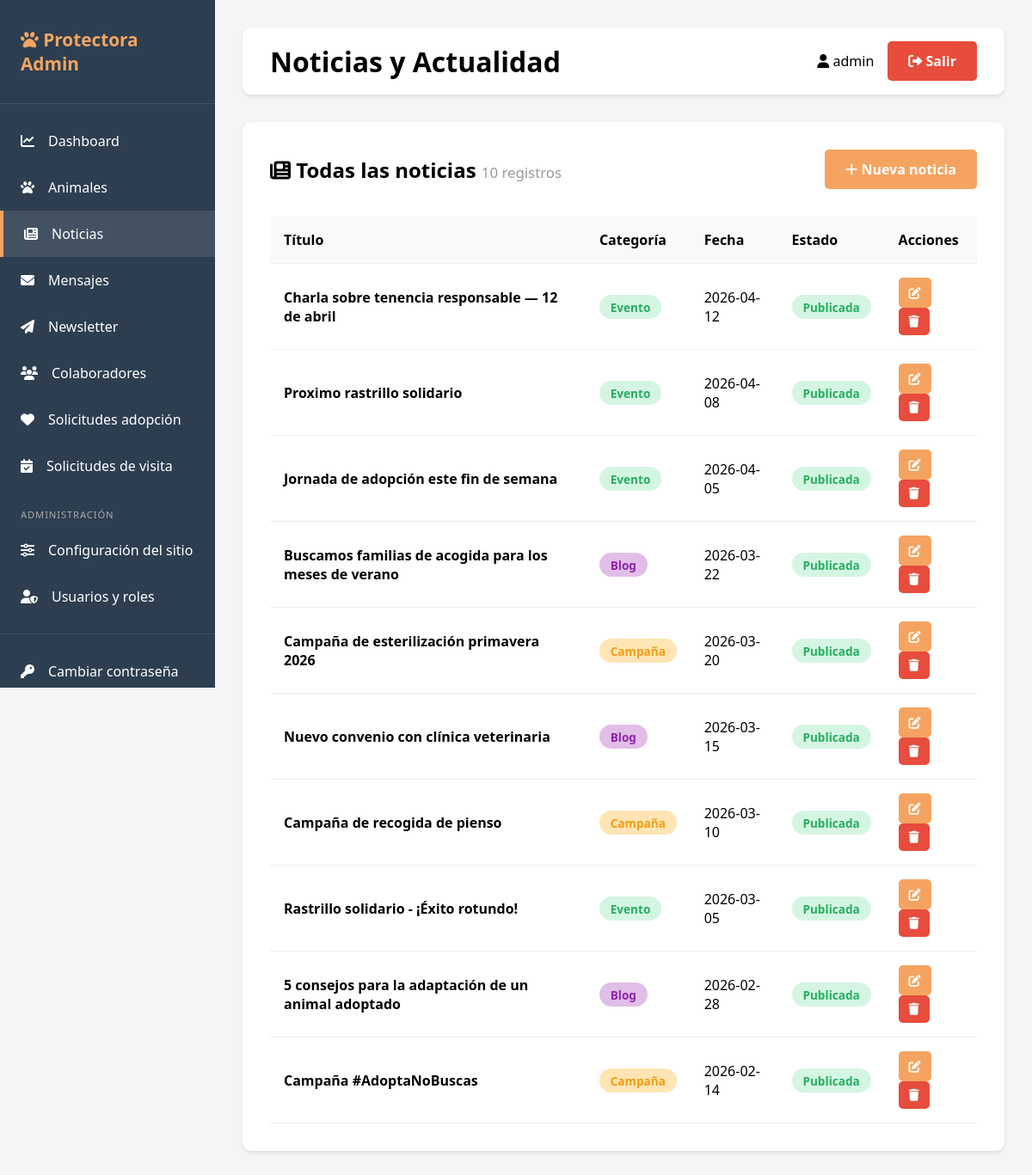
The page /admin/news (signed in) on the database its author committed.
### tables this page shows
CREATE TABLE news (
                id INTEGER PRIMARY KEY AUTOINCREMENT,
                title TEXT NOT NULL,
                category TEXT,
                content TEXT,
                excerpt TEXT,
                image TEXT,
                date TEXT,
                published BOOLEAN DEFAULT 1,
                created_at TIMESTAMP DEFAULT CURRENT_TIMESTAMP,
                updated_at TIMESTAMP DEFAULT CURRENT_TIMESTAMP
            );

### app.py (the view, shortened to what this page needs)
@app.route('/admin/news')
@login_required
def list_news():
    db = get_db()
    params = get_pagination_params()
    placeholder = get_placeholder()
    category_filter = request.args.get('category', '')
    published_filter = request.args.get('published', '')
    base_query = 'SELECT * FROM news'
    count_query = 'SELECT COUNT(*) as count FROM news'
    query_params = []
    where_clauses = []
    if category_filter:
        where_clauses.append(f'category = {placeholder}')
        query_params.append(category_filter)
    if published_filter:
        where_clauses.append(f'published = {placeholder}')
        query_params.append(int(published_filter))
    if where_clauses:
        where_clause = ' WHERE ' + ' AND '.join(where_clauses)
        base_query += where_clause
        count_query += where_clause
    search_columns = ['title', 'excerpt', 'content', 'category']
    allowed_sort_columns = ['id', 'title', 'category', 'date', 'published', 'created_at']
    data_query, search_params = build_query_with_filters(
        base_query,
        search_columns,
        params['search'],
        allowed_sort_columns,
        params['sort_by'],
        params['sort_order'],
        default_sort='date'
    )
    all_params = query_params + search_params
    result = paginate_query(
        db,
        count_query,
        data_query,
        query_params + search_params,
        all_params.copy(),
        params['page'],
        params['per_page']
    )
    return render_template('news.html',
                           news=result['items'],
                           page=result['page'],
                           per_page=result['per_page'],
                           total_pages=result['total_pages'],
                           total=result['total'],
                           sort_by=params['sort_by'],
                           sort_order=params['sort_order'],
                           search=params['search'],
                           category_filter=category_filter,
                           published_filter=published_filter)

### app.py (called while the page is built, shortened)
def generate_csrf_token():
    if '_csrf_token' not in session:
        session['_csrf_token'] = secrets.token_hex(32)
    return session['_csrf_token']

def get_placeholder():
    return '%s' if USE_POSTGRES else '?'

def get_db():
    if USE_POSTGRES:
        conn = psycopg2.connect(DATABASE_URL)
        conn.cursor_factory = psycopg2.extras.RealDictCursor
        return DatabaseWrapper(conn, is_postgres=True)
    else:
        conn = sqlite3.connect(DATABASE)
        conn.row_factory = sqlite3.Row
        return DatabaseWrapper(conn, is_postgres=False)

def login_required(f):
    @wraps(f)
    def decorated_function(*args, **kwargs):
        if 'user_id' not in session:
            return redirect(url_for('login'))
        return f(*args, **kwargs)
    return decorated_function

def get_pagination_params():
    page = max(1, request.args.get('page', 1, type=int))
    per_page = request.args.get('per_page', 20, type=int)
    per_page = min(max(10, per_page), 100)  # Entre 10 y 100
    sort_by = request.args.get('sort_by', '')
    sort_order = request.args.get('sort_order', 'desc')
    if sort_order not in ['asc', 'desc']:
        sort_order = 'desc'
    search = request.args.get('search', '').strip()
    return {
        'page': page,
        'per_page': per_page,
        'sort_by': sort_by,
        'sort_order': sort_order,
        'search': search
    }

def build_query_with_filters(base_query, search_columns, search_term, allowed_sort_columns, sort_by, sort_order, default_sort='id'):
    params = []
    query = base_query
    placeholder = get_placeholder()
    if sort_by and sort_by in allowed_sort_columns:
        order = sort_order.upper() if sort_order.upper() in ('ASC', 'DESC') else 'DESC'
        query += f' ORDER BY {sort_by} {order}'
    elif default_sort:
        order = sort_order.upper() if sort_order.upper() in ('ASC', 'DESC') else 'DESC'
        query += f' ORDER BY {default_sort} {order}'
    return query, params

    def execute(self, query, params=None):
        if self._is_postgres and '?' in query:
            query = query.replace('?', '%s')
        cursor = self._conn.cursor()
        if params:
            cursor.execute(query, params)
        else:
            cursor.execute(query)
        return cursor

### templates/news.html (shortened to what this page needs)
{% extends "base.html" %}
{% block page_title %}Noticias y Actualidad{% endblock %}
{% block content %}
<div style="display: flex; justify-content: space-between; align-items: center; margin-bottom: 2rem;">
    <h2><i class="fas fa-newspaper"></i> Todas las noticias
        <small style="font-size:0.7em; color:#999; font-weight:normal;">{{ total }} registros</small>
    </h2>
    <a href="{{ url_for('new_news') }}" class="btn btn-primary">
        <i class="fas fa-plus"></i> Nueva noticia
    </a>
</div>
{% if news %}
<table class="table">
    <thead>
        <tr>
            <th>Título</th>
            <th>Categoría</th>
            <th>Fecha</th>
            <th>Estado</th>
            <th>Acciones</th>
        </tr>
    </thead>
    <tbody>
        {% for item in news %}
        <tr>
            <td><strong>{{ item.title }}</strong></td>
            <td>
                {% if item.category == 'campana' %}
                <span class="badge badge-warning">Campaña</span>
                {% elif item.category == 'evento' %}
                <span class="badge badge-success">Evento</span>
                {% elif item.category == 'blog' %}
                <span class="badge" style="background: #E1BEE7; color: #8E24AA;">Blog</span>
                {% endif %}
            </td>
            <td>{{ item.date }}</td>
            <td>
                {% if item.published %}
                <span class="badge badge-success">Publicada</span>
                {% else %}
                <span class="badge badge-warning">Borrador</span>
                {% endif %}
            </td>
            <td>
                <a href="{{ url_for('edit_news', news_id=item.id) }}" class="btn btn-primary btn-sm">
                    <i class="fas fa-edit"></i>
                </a>
                <form method="POST" action="{{ url_for('delete_news', news_id=item.id) }}" style="display:inline;" onsubmit="return confirm('¿Eliminar esta noticia?');">
                    <button type="submit" class="btn btn-danger btn-sm"><i class="fas fa-trash"></i></button>
                </form>
            </td>
        </tr>
        {% endfor %}
    </tbody>
</table>
{% endif %}
{% endblock %}

### templates/base.html (style rules this page uses)
* { margin: 0; padding: 0; box-sizing: border-box; }
body { font-family: 'Segoe UI', Tahoma, Geneva, Verdana, sans-serif; background: #f5f5f5; }
.btn { padding: 0.75rem 1.5rem; border: none; border-radius: 5px; cursor: pointer; font-weight: 600; transition: all 0.3s; text-decoration: none; display: inline-block; }
.btn-primary { background: #F4A460; color: white; }
.btn-danger { background: #E74C3C; color: white; }
.table { width: 100%; border-collapse: collapse; margin-top: 1rem; }
.table th, .table td { padding: 1rem; text-align: left; border-bottom: 1px solid #eee; }
.table th { background: #f8f9fa; font-weight: 600; }
.badge { padding: 0.3rem 0.8rem; border-radius: 15px; font-size: 0.85rem; font-weight: 600; }
.badge-success { background: #D5F5E3; color: #27AE60; }
.badge-warning { background: #FFE5B4; color: #F39C12; }

### templates/news.html (style rules this page uses)
.btn-sm { padding: 0.5rem 0.75rem; font-size: 0.875rem; }

### rows shown on the page
news: title "Charla sobre tenencia responsable — 12 de abril", category "Evento", date "2026-04-12", published "Publicada"
news: title "Proximo rastrillo solidario", category "Evento", date "2026-04-08", published "Publicada"
news: title "Jornada de adopción este fin de semana", category "Evento", date "2026-04-05", published "Publicada"
news: title "Buscamos familias de acogida para los meses de verano", category "Blog", date "2026-03-22", published "Publicada"
news: title "Campaña de esterilización primavera 2026", category "Campaña", date "2026-03-20", published "Publicada"
news: title "Nuevo convenio con clínica veterinaria", category "Blog", date "2026-03-15", published "Publicada"
news: title "Campaña de recogida de pienso", category "Campaña", date "2026-03-10", published "Publicada"
news: title "Rastrillo solidario - ¡Éxito rotundo!", category "Evento", date "2026-03-05", published "Publicada"
news: title "5 consejos para la adaptación de un animal adoptado", category "Blog", date "2026-02-28", published "Publicada"
news: title "Campaña #AdoptaNoBuscas", category "Campaña", date "2026-02-14", published "Publicada"

### other values the page prints
{{ session.username }} "admin"
{{ total }} "10"
